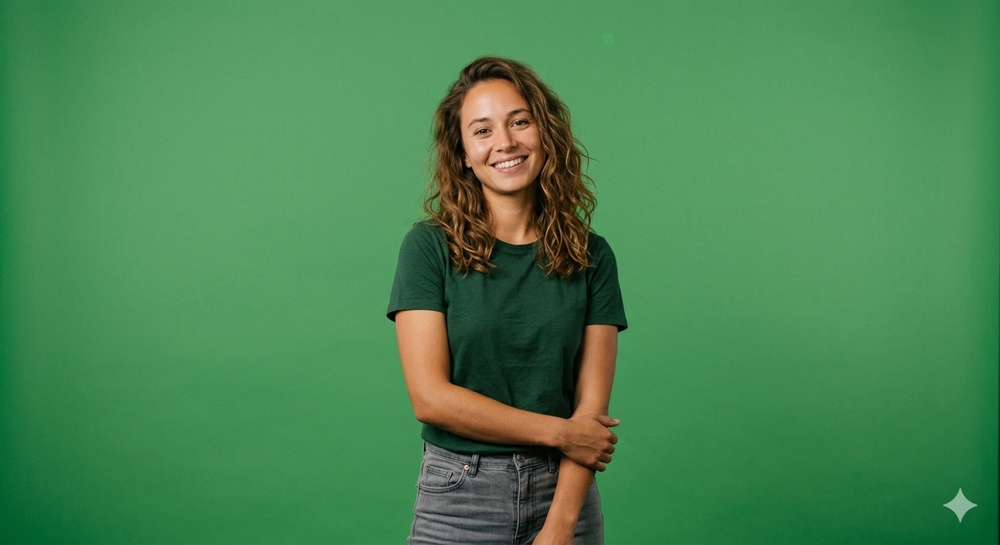
#> input picture WycinanieTla/portret.jpg, 1000 x 545 px, shrunk from 1408 x 768 before the run
$ python wycinanie_tla_potrzebne_konwersje_na_hsv_i_bgr_i_plik_algorytmu_z_przyspieszeniem_cpp_numba_njit.py
#> lines starting #> are read from the running program, lines starting #| are printed output that depends on the picture
### WycinanieTla/wycinanie_tla_sam_algorytm_bez_operacji_dyskowych_numba_malpa_njit.py
from numba import njit
import numpy as np

@njit
def algorytm(macierz_bgr, macierz_hsv, h_min, h_max, s_min, s_max, v_min, v_max, wiersze, kolumny):

    wynik = np.zeros((wiersze, kolumny, 3), dtype = np.uint8)

    for x in range(wiersze):
        for y in range(kolumny):

            h = macierz_hsv[x, y, 0]
            s = macierz_hsv[x, y, 1]
            v = macierz_hsv[x, y, 2]
            if h_min <= h <= h_max and s_min <= s <= s_max and v_min <= v <= v_max:
                wynik[x, y] = [0, 0, 0]

            else:
                wynik[x, y] = macierz_bgr[x, y]
    return wynik


### WycinanieTla/wycinanie_tla_potrzebne_konwersje_na_hsv_i_bgr_i_plik_algorytmu_z_przyspieszeniem_cpp_numba_njit.py
import numpy as np
import cv2
from wycinanie_tla_sam_algorytm_bez_operacji_dyskowych_numba_malpa_njit import algorytm

def wytnij_tlo(do_obrobki, h_min, h_max, s_min, s_max, v_min, v_max, wynik): #tolerancja jak się da to od min odjąć 10, do max dodać 10
#> called with do_obrobki = 'portret.jpg', h_min = 54, h_max = 85, s_min = 97, s_max = 255, v_min = 82, v_max = 152, wynik = 'wynik.jpg'
    macierz_bgr = cv2.imread(do_obrobki)
#> macierz_bgr is the input picture: shape (545, 1000, 3); mean B, G, R 82.5, 133.5, 72.2
    macierz_hsv = cv2.cvtColor(macierz_bgr, cv2.COLOR_BGR2HSV)
#> macierz_hsv: shape (545, 1000, 3); mean H, S, V 63.3, 135.3, 136.8
    wiersze, kolumny, _ = macierz_bgr.shape
#> wiersze = 545; kolumny = 1000
    po_algorytmie = algorytm(macierz_bgr, macierz_hsv, h_min, h_max, s_min, s_max, v_min, v_max, wiersze, kolumny)
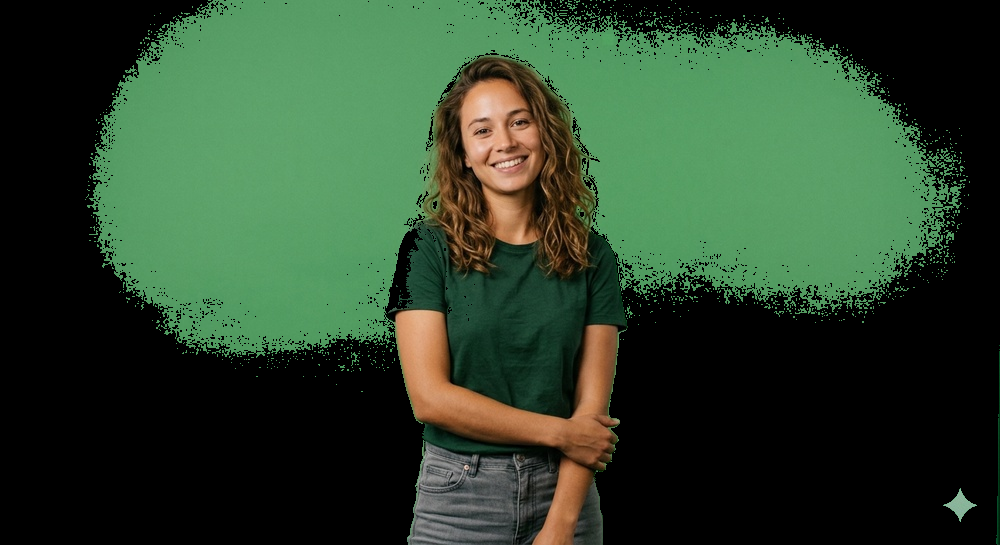
#> po_algorytmie: shape (545, 1000, 3); mean B, G, R 44.2, 67.6, 44.4
    cv2.imwrite(wynik, po_algorytmie)


wytnij_tlo("portret.jpg", 54, 85, 97, 255, 82, 152, "wynik.jpg") # po odejmowaniu powyższym
# Wartości unikatowe dla danego zdjęcia


$ run again, with WycinanieTla/wycinek.jpg copied over WycinanieTla/portret.jpg
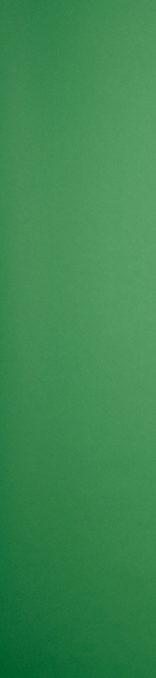
#> input picture WycinanieTla/wycinek.jpg, 156 x 678 px
#> in wytnij_tlo, macierz_bgr is the input picture: shape (678, 156, 3); mean B, G, R 81.1, 136.9, 60.2
#> macierz_hsv: shape (678, 156, 3); mean H, S, V 68.1, 145.3, 136.9
#> in wytnij_tlo, `po_algorytmie = algorytm(macierz_bgr, macierz_hsv, h_min, h_max, s_min..`:
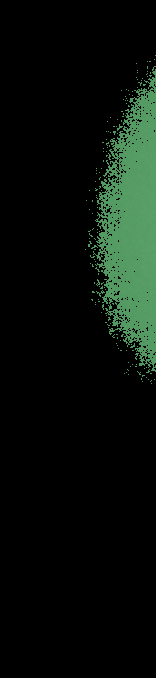
#> po_algorytmie: shape (678, 156, 3); mean B, G, R 10.9, 17, 9.3
